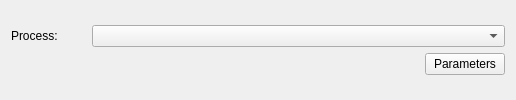
         <widget class="QWidget" name="ppToolsCGALTab">
          <attribute name="title">
           <string>Internal Tools</string>
          </attribute>
          <layout class="QGridLayout" name="gridLayout_28">
           <item row="0" column="0">
            <layout class="QGridLayout" name="gridLayout_26">
             <item row="0" column="0">
              <widget class="QLabel" name="label_9">
               <property name="sizePolicy">
                <sizepolicy hsizetype="Minimum" vsizetype="Preferred">
                 <horstretch>0</horstretch>
                 <verstretch>0</verstretch>
                </sizepolicy>
               </property>
               <property name="maximumSize">
                <size>
                 <width>75</width>
                 <height>16777215</height>
                </size>
               </property>
               <property name="text">
                <string>Process:</string>
               </property>
              </widget>
             </item>
             <item row="0" column="1" colspan="2">
              <widget class="QComboBox" name="ppToolsInternalCommandComboBox">
               <property name="sizePolicy">
                <sizepolicy hsizetype="Expanding" vsizetype="Fixed">
                 <horstretch>0</horstretch>
                 <verstretch>0</verstretch>
                </sizepolicy>
               </property>
              </widget>
             </item>
             <item row="1" column="0" colspan="2">
              <spacer name="horizontalSpacer_8">
               <property name="orientation">
                <enum>Qt::Horizontal</enum>
               </property>
               <property name="sizeHint" stdset="0">
                <size>
                 <width>408</width>
                 <height>20</height>
                </size>
               </property>
              </spacer>
             </item>
             <item row="1" column="2">
              <widget class="QPushButton" name="ppToolsInternalCommandParametersPushButton">
               <property name="maximumSize">
                <size>
                 <width>16777215</width>
                 <height>16777215</height>
                </size>
               </property>
               <property name="text">
                <string>Parameters</string>
               </property>
              </widget>
             </item>
            </layout>
           </item>
          </layout>
         </widget>
